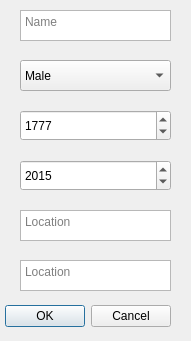
<?xml version="1.0" encoding="UTF-8"?>
<ui version="4.0">
 <class>sciencePopUp</class>
 <widget class="QDialog" name="sciencePopUp">
  <property name="geometry">
   <rect>
    <x>0</x>
    <y>0</y>
    <width>191</width>
    <height>341</height>
   </rect>
  </property>
  <property name="windowTitle">
   <string>Dialog</string>
  </property>
  <widget class="QDialogButtonBox" name="buttonBox">
   <property name="geometry">
    <rect>
     <x>-170</x>
     <y>300</y>
     <width>341</width>
     <height>32</height>
    </rect>
   </property>
   <property name="orientation">
    <enum>Qt::Horizontal</enum>
   </property>
   <property name="standardButtons">
    <set>QDialogButtonBox::Cancel|QDialogButtonBox::Ok</set>
   </property>
  </widget>
  <widget class="QPlainTextEdit" name="field1">
   <property name="geometry">
    <rect>
     <x>20</x>
     <y>10</y>
     <width>151</width>
     <height>31</height>
    </rect>
   </property>
   <property name="focusPolicy">
    <enum>Qt::StrongFocus</enum>
   </property>
   <property name="inputMethodHints">
    <set>Qt::ImhNone</set>
   </property>
   <property name="tabChangesFocus">
    <bool>true</bool>
   </property>
   <property name="placeholderText">
    <string>Name</string>
   </property>
  </widget>
  <widget class="QPlainTextEdit" name="field6">
   <property name="geometry">
    <rect>
     <x>20</x>
     <y>260</y>
     <width>151</width>
     <height>31</height>
    </rect>
   </property>
   <property name="focusPolicy">
    <enum>Qt::StrongFocus</enum>
   </property>
   <property name="inputMethodHints">
    <set>Qt::ImhNone</set>
   </property>
   <property name="tabChangesFocus">
    <bool>true</bool>
   </property>
   <property name="placeholderText">
    <string>Location</string>
   </property>
  </widget>
  <widget class="QDateEdit" name="field3">
   <property name="geometry">
    <rect>
     <x>20</x>
     <y>110</y>
     <width>151</width>
     <height>31</height>
    </rect>
   </property>
   <property name="dateTime">
    <datetime>
     <hour>0</hour>
     <minute>0</minute>
     <second>0</second>
     <year>1777</year>
     <month>12</month>
     <day>16</day>
    </datetime>
   </property>
   <property name="currentSection">
    <enum>QDateTimeEdit::YearSection</enum>
   </property>
   <property name="displayFormat">
    <string>yyyy</string>
   </property>
   <property name="date">
    <date>
     <year>1777</year>
     <month>12</month>
     <day>16</day>
    </date>
   </property>
  </widget>
  <widget class="QComboBox" name="field2">
   <property name="geometry">
    <rect>
     <x>20</x>
     <y>60</y>
     <width>151</width>
     <height>31</height>
    </rect>
   </property>
   <item>
    <property name="text">
     <string>Male</string>
    </property>
   </item>
   <item>
    <property name="text">
     <string>Female</string>
    </property>
   </item>
  </widget>
  <widget class="QDateEdit" name="field4">
   <property name="geometry">
    <rect>
     <x>20</x>
     <y>160</y>
     <width>151</width>
     <height>31</height>
    </rect>
   </property>
   <property name="dateTime">
    <datetime>
     <hour>0</hour>
     <minute>0</minute>
     <second>0</second>
     <year>2015</year>
     <month>12</month>
     <day>16</day>
    </datetime>
   </property>
   <property name="currentSection">
    <enum>QDateTimeEdit::YearSection</enum>
   </property>
   <property name="displayFormat">
    <string>yyyy</string>
   </property>
  </widget>
  <widget class="QPlainTextEdit" name="field5">
   <property name="geometry">
    <rect>
     <x>20</x>
     <y>210</y>
     <width>151</width>
     <height>31</height>
    </rect>
   </property>
   <property name="focusPolicy">
    <enum>Qt::StrongFocus</enum>
   </property>
   <property name="inputMethodHints">
    <set>Qt::ImhNone</set>
   </property>
   <property name="tabChangesFocus">
    <bool>true</bool>
   </property>
   <property name="placeholderText">
    <string>Location</string>
   </property>
  </widget>
 </widget>
 <resources/>
 <connections>
  <connection>
   <sender>buttonBox</sender>
   <signal>accepted()</signal>
   <receiver>sciencePopUp</receiver>
   <slot>accept()</slot>
   <hints>
    <hint type="sourcelabel">
     <x>248</x>
     <y>254</y>
    </hint>
    <hint type="destinationlabel">
     <x>157</x>
     <y>274</y>
    </hint>
   </hints>
  </connection>
  <connection>
   <sender>buttonBox</sender>
   <signal>rejected()</signal>
   <receiver>sciencePopUp</receiver>
   <slot>reject()</slot>
   <hints>
    <hint type="sourcelabel">
     <x>316</x>
     <y>260</y>
    </hint>
    <hint type="destinationlabel">
     <x>286</x>
     <y>274</y>
    </hint>
   </hints>
  </connection>
 </connections>
</ui>
